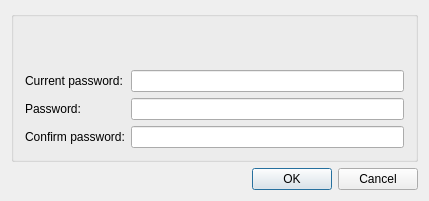
<?xml version="1.0" encoding="UTF-8"?>
<ui version="4.0">
 <class>CredentialsDialog</class>
 <widget class="QDialog" name="CredentialsDialog">
  <property name="windowModality">
   <enum>Qt::WindowModality::WindowModal</enum>
  </property>
  <property name="geometry">
   <rect>
    <x>0</x>
    <y>0</y>
    <width>429</width>
    <height>201</height>
   </rect>
  </property>
  <property name="sizePolicy">
   <sizepolicy hsizetype="Expanding" vsizetype="Fixed">
    <horstretch>0</horstretch>
    <verstretch>0</verstretch>
   </sizepolicy>
  </property>
  <property name="windowTitle">
   <string/>
  </property>
  <layout class="QVBoxLayout" name="verticalLayout">
   <item>
    <widget class="QGroupBox" name="groupBox">
     <property name="title">
      <string/>
     </property>
     <layout class="QVBoxLayout" name="verticalLayout_2">
      <item>
       <layout class="QHBoxLayout" name="horizontalLayout_header">
        <item>
         <widget class="QLabel" name="label_icon">
          <property name="sizePolicy">
           <sizepolicy hsizetype="Fixed" vsizetype="Fixed">
            <horstretch>0</horstretch>
            <verstretch>0</verstretch>
           </sizepolicy>
          </property>
          <property name="minimumSize">
           <size>
            <width>32</width>
            <height>32</height>
           </size>
          </property>
          <property name="maximumSize">
           <size>
            <width>32</width>
            <height>32</height>
           </size>
          </property>
          <property name="text">
           <string/>
          </property>
          <property name="scaledContents">
           <bool>true</bool>
          </property>
         </widget>
        </item>
        <item>
         <widget class="QLabel" name="label_description">
          <property name="text">
           <string/>
          </property>
          <property name="wordWrap">
           <bool>true</bool>
          </property>
         </widget>
        </item>
       </layout>
      </item>
      <item>
       <layout class="QFormLayout" name="formLayout">
        <item row="0" column="0">
         <widget class="QLabel" name="label_current">
          <property name="text">
           <string>Current password:</string>
          </property>
         </widget>
        </item>
        <item row="0" column="1">
         <widget class="PasswordEdit" name="edit_current"/>
        </item>
        <item row="1" column="0">
         <widget class="QLabel" name="label_password">
          <property name="text">
           <string>Password:</string>
          </property>
         </widget>
        </item>
        <item row="1" column="1">
         <widget class="PasswordEdit" name="edit_password"/>
        </item>
        <item row="2" column="0">
         <widget class="QLabel" name="label_confirm">
          <property name="text">
           <string>Confirm password:</string>
          </property>
         </widget>
        </item>
        <item row="2" column="1">
         <widget class="PasswordEdit" name="edit_confirm"/>
        </item>
       </layout>
      </item>
     </layout>
    </widget>
   </item>
   <item>
    <widget class="DialogButtonBox" name="button_box">
     <property name="standardButtons">
      <set>QDialogButtonBox::StandardButton::Cancel|QDialogButtonBox::StandardButton::Ok</set>
     </property>
    </widget>
   </item>
  </layout>
 </widget>
 <layoutdefault spacing="6" margin="11"/>
 <customwidgets>
  <customwidget>
   <class>DialogButtonBox</class>
   <extends>QDialogButtonBox</extends>
   <header>common/desktop/dialog_button_box.h</header>
  </customwidget>
  <customwidget>
   <class>PasswordEdit</class>
   <extends>QLineEdit</extends>
   <header>common/desktop/password_edit.h</header>
  </customwidget>
 </customwidgets>
 <resources/>
 <connections/>
</ui>
